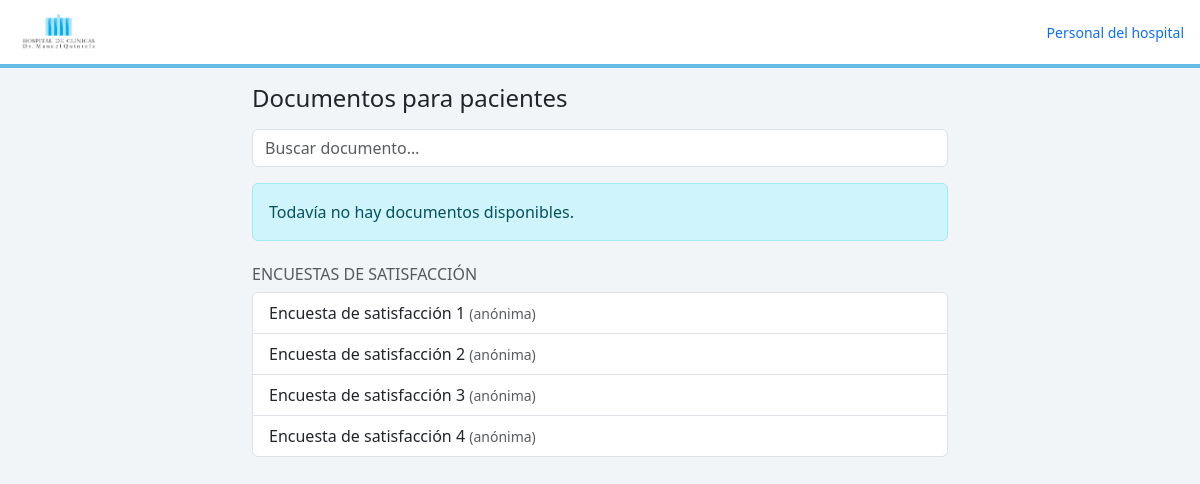
The app's page /publico/index.php with its own data.
### tables this page shows
CREATE TABLE IF NOT EXISTS encuestas (
  id_encuesta  INT UNSIGNED NOT NULL AUTO_INCREMENT PRIMARY KEY,
  titulo       VARCHAR(150) NOT NULL,
  descripcion  TEXT NULL,
  estado       TINYINT(1) NOT NULL DEFAULT 1,
  fecha_inicio DATE NOT NULL,
  fecha_fin    DATE NULL
);

### publico/index.php (the view, shortened to what this page needs)
<?php
require_once __DIR__ . "/../includes/funciones.php";
require_once __DIR__ . "/../conexionn.php";
$por_categoria = [];
$encuestas = $conexion->query("
    SELECT id_encuesta, titulo FROM encuestas
    WHERE estado = 1
      AND fecha_inicio <= CURRENT_DATE()
      AND (fecha_fin IS NULL OR fecha_fin >= CURRENT_DATE())
    ORDER BY id_encuesta
")->fetchAll(PDO::FETCH_ASSOC);
encabezado_movil("Documentos para pacientes");
?>
<main class="container py-3" style="max-width: 720px;">
    <h1 class="h4 mb-3">Documentos para pacientes</h1>
    <input type="search" id="buscar" class="form-control mb-3" placeholder="Buscar documento…" aria-label="Buscar documento">
    <?php if (!$por_categoria): ?>
        <div class="alert alert-info">Todavía no hay documentos disponibles.</div>
    <?php endif; ?>
    <?php if ($encuestas): ?>
        <h2 class="h6 text-uppercase text-muted mt-4">Encuestas de satisfacción</h2>
        <div class="list-group mb-4">
            <?php foreach ($encuestas as $e): ?>
                <a class="list-group-item list-group-item-action"
                   href="<?= BASE_URL ?>/encuestas/encuestaa.php?id_encuesta=<?= (int) $e["id_encuesta"] ?>">
                    <?= e($e["titulo"]) ?> <span class="text-muted small">(anónima)</span>
                </a>
            <?php endforeach; ?>
        </div>
    <?php endif; ?>
</main>
<?php
$js = <<<'HTML'
<script>
// filtra la lista mientras se escribe
document.getElementById("buscar").addEventListener("input", function () {
    var q = this.value.toLowerCase();
    document.querySelectorAll(".doc").forEach(function (a) {
        a.style.display = a.textContent.toLowerCase().includes(q) ? "" : "none";
    });
    document.querySelectorAll(".categoria").forEach(function (s) {
        var hay = Array.from(s.querySelectorAll(".doc")).some(function (a) { return a.style.display !== "none"; });
        s.style.display = hay ? "" : "none";
    });
});
</script>
HTML;
pie_movil($js);

### includes/funciones.php (shortened to what this page needs)
<?php
function e($texto): string
{
    return htmlspecialchars((string) $texto, ENT_QUOTES | ENT_SUBSTITUTE, "UTF-8");
}
    ?>
<?php
function encabezado_movil(string $titulo): void
{
    $base = BASE_URL;
    ?>
<!DOCTYPE html>
<html lang="es">
<head>
    <link href="https://cdn.jsdelivr.net/npm/bootstrap@5.3.3/dist/css/bootstrap.min.css" rel="stylesheet">
</head>
<body>
<header class="barra py-2 px-3 d-flex align-items-center justify-content-between">
    <a href="<?= $base ?>/publico/index.php"><img src="<?= $base ?>/logo.png" alt="Hospital de Clínicas" style="height:48px"></a>
    <a href="<?= $base ?>/loginn.php" class="small text-decoration-none">Personal del hospital</a>
</header>
<?php
}
function pie_movil(string $scripts = ""): void
{
    echo "\n</body>\n</html>\n";
}

### includes/funciones.php (style rules this page uses)
body { background: #f2f5f7; }
.barra { background: #fff; border-bottom: 4px solid #65bde5; }

### records on screen
encuestas: titulo "Encuesta de satisfacción 1"
encuestas: titulo "Encuesta de satisfacción 2"
encuestas: titulo "Encuesta de satisfacción 3"
encuestas: titulo "Encuesta de satisfacción 4"
